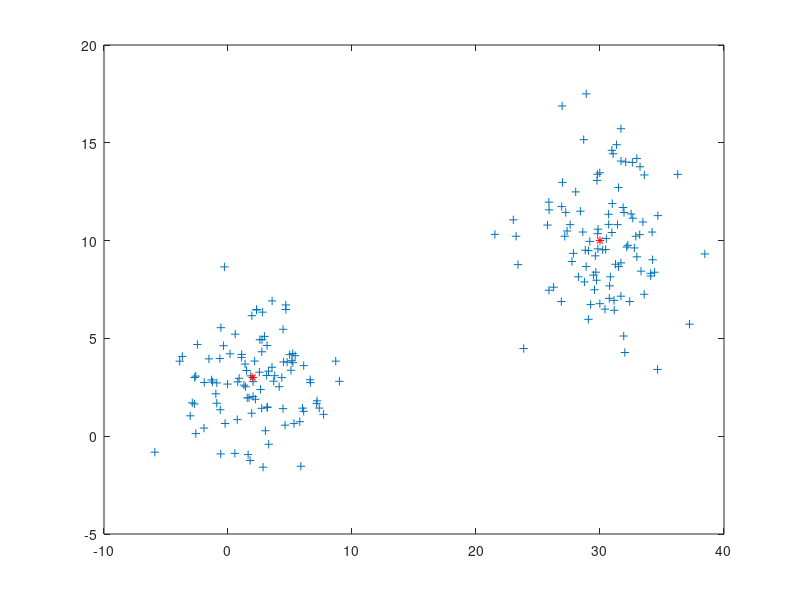

This figure's MATLAB source: (Note: this script raises an error after producing the figure.)
%Esempio del Mean Shift
%
%Genero dei punti da una Mistura di gaussiane 2D
clc;clear;close all;
mu1 = [2 3];
mu2 = [ 30 10];
SIGMA1 = [10  0.5;
          0.5 3];
SIGMA2 = [10 -0.6;
          -0.6 8 ];
Npoints=100;
Xi =[ mvnrnd(mu1,SIGMA1,Npoints) ;mvnrnd(mu2,SIGMA2,Npoints)];
Xi=Xi.';
Npoints=2*Npoints;

%Disegno  il punto iniziale
plot(Xi(1,:),Xi(2,:),'+');hold on;

%Disegno le Mode della distribuzione
plot(mu1(1),mu1(2),'*r');
plot(mu2(1),mu2(2),'*r');

syms x y;
Z=[x;y]
%f=exp(-x^2/2);
%df=diff(f,'x')

g=@(x)0.5*(exp(-(x^2)));
X=[30;20];
plot(X(1),X(2),'or'); hold on
h=6;

%Eseguo T iterazioni per vedere dove va il Mean shift
T=50;
t=2;
 
Xp=zeros(2,T);
Xp(:,1)=X;
plot(Xp(1,1),Xp(2,1),'og');
while t< T
   %Calcolo il Mean Shift Vector
   Circ= (Z-X).'*(Z-X)-h^2;
   ezplot(Circ,[-10^2 10^2])
   %Cerco i punti che cadono nell'IperSfera Centrata in X
   Sx=[];
   Nx=0; 
   for i=1:Npoints
        if (X-Xi(:,i)).'*(X-Xi(:,i))< h^2
            Sx=[Sx Xi(:,i)];
            Nx=Nx+1;
        end
   end
   
   X=repmat(X,1,Nx);
   %Il mean shift è un Media Locale
   MeanShift=sum(Sx-X,2)/Nx;
   %Fhu=Nx/(N*h^2*pi);
   
   Xp(:,t)=MeanShift+Xp(:,t-1);
   X=Xp(:,t);
   plot(Xp(1,1:t),Xp(2,1:t),'og-');
   t=t+1;
end

%plot(Xp(:,1),Xp(:,2),'og-');
%plot(Xp(1,1),Xp(1,2),'+r')
